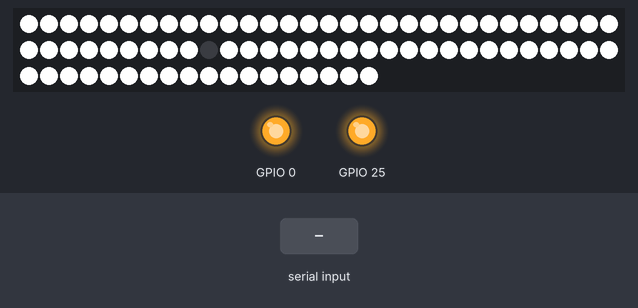
A sketch run on a simulated ESP32. Parts: 78 RGB LEDs in strip order, left to right, continuing on the next row, output pins drawn as LEDs (lit = HIGH). Inputs (shaded band) come from the test bench. What the sketch prints to the serial monitor is not drawn.

Above: at 1.9 s.
At 13.0 s:
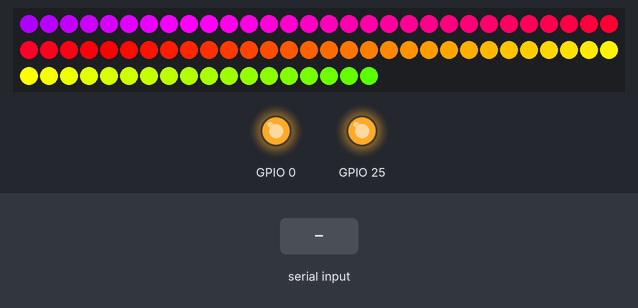
14.6 s: "90,45,200\n" received over Serial
At 15.0 s:
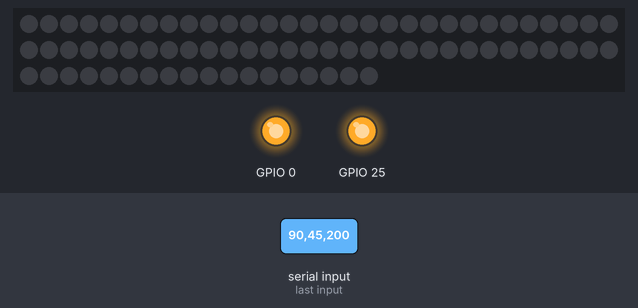
Timing chart, 0 to 17.6 s (numbered marks = the images above; inputs shaded):
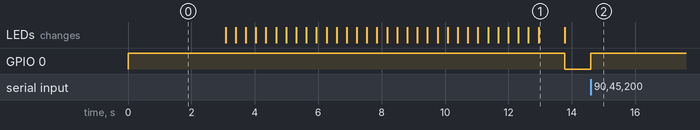

The sketch:

neopixel_rpi.ino
```cpp
#include <Adafruit_NeoPixel.h>

#define NUM_LEDS 78
#define DATA_PIN 1
Adafruit_NeoPixel pixels(NUM_LEDS, DATA_PIN, NEO_GRB + NEO_KHZ800);

int r[NUM_LEDS];
int g[NUM_LEDS];
int b[NUM_LEDS];

String vnow = "";
char alphabet[] = "abcdefghij";
int j = 0;
float brightness = 100;

void setup() {
  Serial.begin(921600);
  pixels.begin();
  pinMode(25, OUTPUT);
  digitalWrite(25, HIGH);
  pinMode(0, OUTPUT);
  digitalWrite(0, HIGH);
  startup();
  while(!Serial.available()){
    digitalWrite(0, LOW);
  }
  digitalWrite(0, HIGH);

}

void loop() {
  j = 0;
  for(int k = 0; k < 8; k++){
    while(!Serial.available()){
      Serial.println(alphabet[k - 1]);
    }
    String input = Serial.readStringUntil(alphabet[k]);
    int index = 0;

    for(int i = 0; i < 10;i++){
      while(true){
        if(!isAlphaNumeric(input[index])){
          r[j] = vnow.toInt();
          break;
        }
        vnow += input[index];
        index++;
      }

      vnow = "";
      index++;

      while(true){
        if(!isAlphaNumeric(input[index])){
          g[j] = vnow.toInt();
          break;
        }
        vnow += input[index];
        index++;
      }

      vnow = "";
      index++;

      while(true){
        if(!isAlphaNumeric(input[index])){
          b[j] = vnow.toInt();
          break;
        }
        vnow += input[index];
        index++;
      }

      vnow = "";
      index++;
      j++;
    }
  }


  for(int i = 0; i<NUM_LEDS;i++){
    pixels.setPixelColor(i, pixels.Color(r[i],  g[i], b[i]));
  }
  pixels.setBrightness(brightness);
  pixels.show();
  while(!Serial.available()){
  Serial.println("l");
  }
}

void startup(){
  for(int f = 0; f < NUM_LEDS / 2; f++){
    for(int i = 0; i < (NUM_LEDS / 2) - f; i++){
      pixels.setPixelColor(i, pixels.Color(255, 255, 255));
      pixels.setPixelColor(NUM_LEDS - i, pixels.Color(255, 255, 255));
      if(i > 1){
        pixels.setPixelColor(i - 1, pixels.Color(0, 0, 0));
        pixels.setPixelColor(NUM_LEDS - (i - 1), pixels.Color(0, 0, 0));
      }
      pixels.show();
    }
  }
  delay(500);

  for(int f = 0; f < 255; f++){
    for(int i = 0; i < NUM_LEDS; i++){
      pixels.setPixelColor(i, pixels.ColorHSV(i * (32768 / NUM_LEDS), f, 255));
    }
      pixels.show();
  }

  unsigned long timme = millis();
  unsigned long k = 0;
  while(timme + 10000 > millis()){
    for(int i = 0; i < NUM_LEDS; i++){
      pixels.setPixelColor(i, pixels.ColorHSV(i * (32768 / NUM_LEDS) + k, 255, 255));
    }
    pixels.show();
    delay(20);
    k += (32768 / NUM_LEDS);
  }

  for(int f = 255; f >= 0; f--){
    for(int i = 0; i < NUM_LEDS; i++){
      pixels.setPixelColor(i, pixels.ColorHSV(i * (32768 / NUM_LEDS)+ k, 255, f));
    }
      pixels.show();
  }
}
```

Measured:
- after the input at 14.6 s, GPIO 0: LOW → HIGH at once
- what the display in image 1 shows lasts 0.9 s, from 12.9 s to 13.8 s
